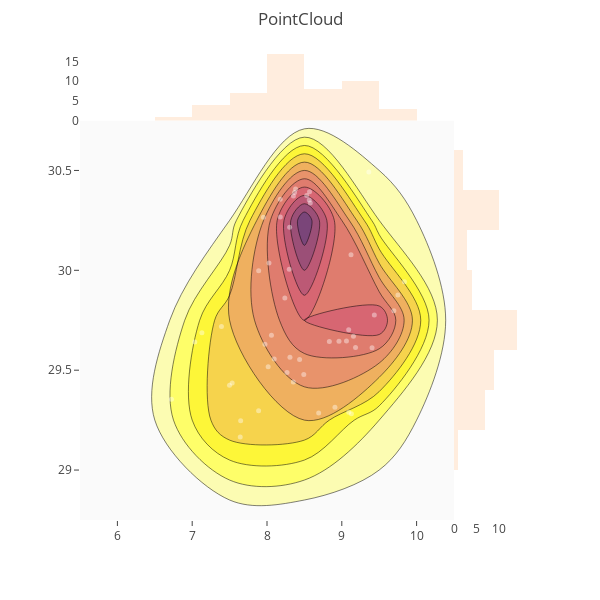
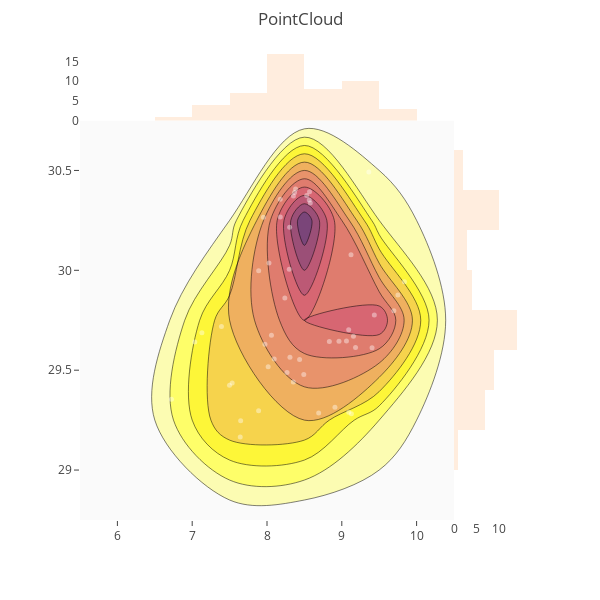
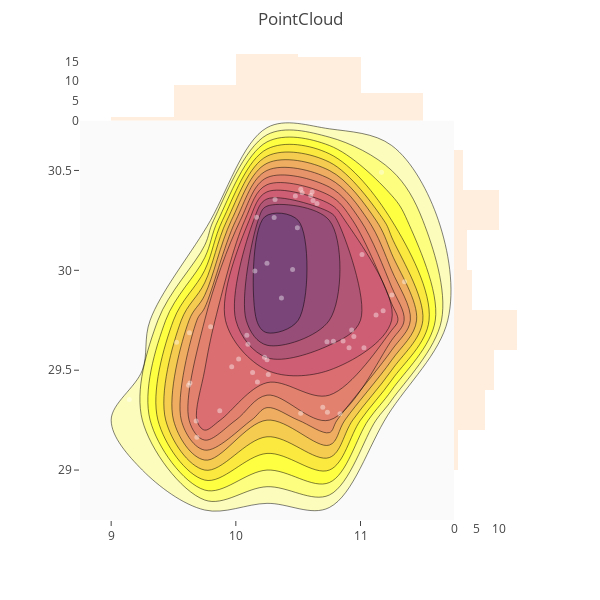
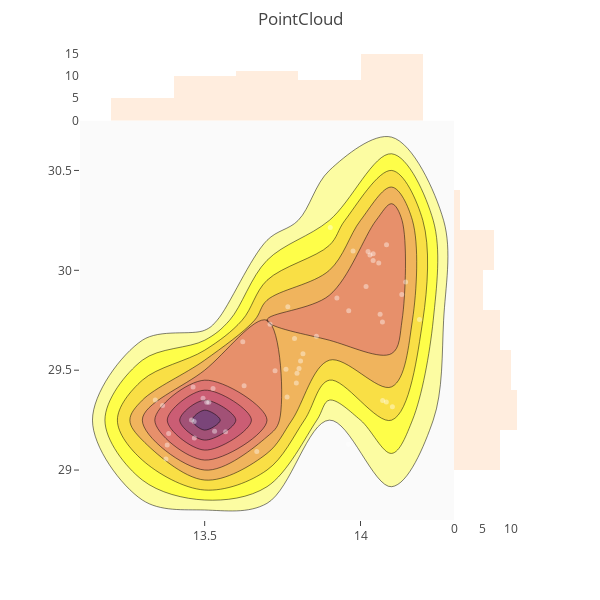

The notebook cell saved with these charts, in order:
### Code cell
file_dict['Arch_1_1']=open('/home/rakshith/Desktop/CHAOSCT/adver/arch1_waac.json')
file_dict['Arch_1_2']=open('/home/rakshith/Desktop/CHAOSCT/normal/quaninf_arch1_waac.json')
file_dict['Arch_1_3']=open('/home/rakshith/Desktop/CHAOSCT/quantrain/quantrain_arch1_waac.json')
for count in range(1,4):

    
    with (file_dict['Arch_1_'+str(count)]) as json_file: 
        
        data = json.load(json_file)
        psnr,bpp=[],[]
        new_bpp=[]
#         mean_x,mean_y=[]

        for p in data:
            psnr.append(p['psnr'])
            bpp.append(p['bpp'])
            
        for row in bpp:

            row[:]=([16 / x for x in row])
            
            new_bpp.append(row[:])

        i=0

        mean_x,mean_y=[],[]
       
        while(i<len(psnr)):
            x = new_bpp[i]
            y = psnr[i]
            img_name='PointCloud,A=1,L='+str(count)+',P='+str(i)

            colorscale = ['#7A4579', '#D56073', 'rgb(236,158,105)', (1, 1, 0.2), (0.98,0.98,0.98)]


            fig = ff.create_2d_density(
                x, y, colorscale=colorscale,
                title='PointCloud',
                hist_color='rgb(255, 237, 222)',point_color='rgb(255,255,255)', point_size=5

            )

            plotly.offline.iplot(fig )
            pio.write_image(fig, 'images/CHAOSCT/'+img_name+'.png')

            i=i+1
            
file_dict['Arch_2_1']=open('/home/rakshith/Desktop/CHAOSCT/adver/arch2_waac.json')
file_dict['Arch_2_2']=open('/home/rakshith/Desktop/CHAOSCT/normal/quaninf_arch2_waac.json')
file_dict['Arch_2_3']=open('/home/rakshith/Desktop/CHAOSCT/quantrain/quantrain_arch2_waac.json')
for count in range(1,4):

    
    with (file_dict['Arch_2_'+str(count)]) as json_file: 
        
        data = json.load(json_file)
        psnr,bpp=[],[]
        new_bpp=[]
#         mean_x,mean_y=[]

        for p in data:
            psnr.append(p['psnr'])
            bpp.append(p['bpp'])
            
        for row in bpp:

            row[:]=([16 / x for x in row])
            
            new_bpp.append(row[:])

        i=0

        mean_x,mean_y=[],[]
       
        while(i<len(psnr)):
            x = new_bpp[i]
            y = psnr[i]
            img_name='PointCloud,A=2,L='+str(count)+',P='+str(i)

            colorscale = ['#7A4579', '#D56073', 'rgb(236,158,105)', (1, 1, 0.2), (0.98,0.98,0.98)]


            fig = ff.create_2d_density(
                x, y, colorscale=colorscale,
                title='PointCloud',
                hist_color='rgb(255, 237, 222)',point_color='rgb(255,255,255)', point_size=5

            )

            plotly.offline.iplot(fig )
            pio.write_image(fig, 'images/CHAOSCT/'+img_name+'.png')

            i=i+1
            

            

file_dict['Arch_3_1']=open('/home/rakshith/Desktop/CHAOSCT/adver/arch3_waac.json')
file_dict['Arch_3_2']=open('/home/rakshith/Desktop/CHAOSCT/normal/quaninf_arch3_waac.json')
file_dict['Arch_3_3']=open('/home/rakshith/Desktop/CHAOSCT/quantrain/quantrain_arch3_waac.json')
for count in range(1,4):

    
    with (file_dict['Arch_3_'+str(count)]) as json_file: 
        
        data = json.load(json_file)
        psnr,bpp=[],[]
        new_bpp=[]
#         mean_x,mean_y=[]

        for p in data:
            psnr.append(p['psnr'])
            bpp.append(p['bpp'])
            
        for row in bpp:

            row[:]=([16 / x for x in row])
            
            new_bpp.append(row[:])

        i=0

        mean_x,mean_y=[],[]
       
        while(i<len(psnr)):
            x = new_bpp[i]
            y = psnr[i]
            img_name='PointCloud,A=3,L='+str(count)+',P='+str(i)

            colorscale = ['#7A4579', '#D56073', 'rgb(236,158,105)', (1, 1, 0.2), (0.98,0.98,0.98)]


            fig = ff.create_2d_density(
                x, y, colorscale=colorscale,
                title='PointCloud',
                hist_color='rgb(255, 237, 222)',point_color='rgb(255,255,255)', point_size=5

            )

            plotly.offline.iplot(fig )
            pio.write_image(fig, 'images/CHAOSCT/'+img_name+'.png')

            i=i+1
            

            

file_dict['Arch_4_1']=open('/home/rakshith/Desktop/CHAOSCT/adver/arch4_waac.json')
file_dict['Arch_4_2']=open('/home/rakshith/Desktop/CHAOSCT/normal/quaninf_arch4_waac.json')
file_dict['Arch_4_3']=open('/home/rakshith/Desktop/CHAOSCT/quantrain/quantrain_arch4_waac.json')
for count in range(1,4):

    
    with (file_dict['Arch_4_'+str(count)]) as json_file: 
        
        data = json.load(json_file)
        psnr,bpp=[],[]
        new_bpp=[]
#         mean_x,mean_y=[]

        for p in data:
            psnr.append(p['psnr'])
            bpp.append(p['bpp'])
            
        for row in bpp:

            row[:]=([16 / x for x in row])
            
            new_bpp.append(row[:])

        i=0

        mean_x,mean_y=[],[]
       
        while(i<len(psnr)):
            x = new_bpp[i]
            y = psnr[i]
            img_name='PointCloud,A=4,L='+str(count)+',P='+str(i)

            colorscale = ['#7A4579', '#D56073', 'rgb(236,158,105)', (1, 1, 0.2), (0.98,0.98,0.98)]


            fig = ff.create_2d_density(
                x, y, colorscale=colorscale,
                title='PointCloud',
                hist_color='rgb(255, 237, 222)',point_color='rgb(255,255,255)', point_size=5

            )

            plotly.offline.iplot(fig )
            pio.write_image(fig, 'images/CHAOSCT/'+img_name+'.png')

            i=i+1

### Figure 1 — Plotly figure (JSON) as saved in the notebook; plotly's stock layout.template omitted (floating-point values rounded to 4 significant figures)
{"data": [{"marker": {"color": "rgb(255, 255, 255)", "opacity": 0.4, "size": 5}, "mode": "markers", "name": "points", "type": "scatter", "uid": "9a0b4390-2ad8-402c-9f18-268612244de2", "x": [8.531, 9.092, 8.059, 8.097, 8.568, 8.016, 9.435, 8.369, 8.436, 9.156, 7.973, 8.268, 8.178, 8.027, 8.238, 9.128, 9.837, 8.492, 9.696, 7.889, 8.908, 7.13, 7.642, 7.648, 7.391, 8.382, 6.723, 8.353, 9.75, 9.361, 9.405, 8.962, 7.035, 8.565, 8.834, 8.352, 7.952, 8.302, 8.579, 9.123, 8.307, 9.062, 9.093, 7.499, 9.183, 7.888, 8.176, 7.534, 8.298, 8.691], "y": [30.37, 29.7, 29.68, 29.56, 30.39, 29.52, 29.78, 30.39, 29.55, 29.67, 29.63, 29.49, 30.27, 30.04, 29.86, 29.28, 29.94, 29.48, 29.8, 30.0, 29.32, 29.69, 29.17, 29.25, 29.72, 30.41, 29.35, 30.37, 29.88, 30.49, 29.61, 29.64, 29.64, 30.35, 29.64, 29.44, 30.27, 30.21, 30.34, 30.08, 29.57, 29.65, 29.29, 29.42, 29.61, 29.3, 30.36, 29.44, 30.01, 29.29]}, {"colorscale": [[0, "rgb(122, 69, 121)"], [0.25, "rgb(213, 96, 115)"], [0.5, "rgb(236, 158, 105)"], [0.75, "rgb(255, 255, 51)"], [1, "rgb(250, 250, 250)"]], "name": "density", "ncontours": 20, "reversescale": true, "showscale": false, "type": "histogram2dcontour", "uid": "ddc92b98-4fd5-436e-8323-30ac91fa706f", "x": [8.531, 9.092, 8.059, 8.097, 8.568, 8.016, 9.435, 8.369, 8.436, 9.156, 7.973, 8.268, 8.178, 8.027, 8.238, 9.128, 9.837, 8.492, 9.696, 7.889, 8.908, 7.13, 7.642, 7.648, 7.391, 8.382, 6.723, 8.353, 9.75, 9.361, 9.405, 8.962, 7.035, 8.565, 8.834, 8.352, 7.952, 8.302, 8.579, 9.123, 8.307, 9.062, 9.093, 7.499, 9.183, 7.888, 8.176, 7.534, 8.298, 8.691], "y": [30.37, 29.7, 29.68, 29.56, 30.39, 29.52, 29.78, 30.39, 29.55, 29.67, 29.63, 29.49, 30.27, 30.04, 29.86, 29.28, 29.94, 29.48, 29.8, 30.0, 29.32, 29.69, 29.17, 29.25, 29.72, 30.41, 29.35, 30.37, 29.88, 30.49, 29.61, 29.64, 29.64, 30.35, 29.64, 29.44, 30.27, 30.21, 30.34, 30.08, 29.57, 29.65, 29.29, 29.42, 29.61, 29.3, 30.36, 29.44, 30.01, 29.29]}, {"marker": {"color": "rgb(255, 237, 222)"}, "name": "x density", "type": "histogram", "uid": "e8555d6d-f67e-47d7-8f14-f712daa1d942", "x": [8.531, 9.092, 8.059, 8.097, 8.568, 8.016, 9.435, 8.369, 8.436, 9.156, 7.973, 8.268, 8.178, 8.027, 8.238, 9.128, 9.837, 8.492, 9.696, 7.889, 8.908, 7.13, 7.642, 7.648, 7.391, 8.382, 6.723, 8.353, 9.75, 9.361, 9.405, 8.962, 7.035, 8.565, 8.834, 8.352, 7.952, 8.302, 8.579, 9.123, 8.307, 9.062, 9.093, 7.499, 9.183, 7.888, 8.176, 7.534, 8.298, 8.691], "yaxis": "y2"}, {"marker": {"color": "rgb(255, 237, 222)"}, "name": "y density", "type": "histogram", "uid": "fadb08b7-588a-41d9-88ee-88811d884282", "xaxis": "x2", "y": [30.37, 29.7, 29.68, 29.56, 30.39, 29.52, 29.78, 30.39, 29.55, 29.67, 29.63, 29.49, 30.27, 30.04, 29.86, 29.28, 29.94, 29.48, 29.8, 30.0, 29.32, 29.69, 29.17, 29.25, 29.72, 30.41, 29.35, 30.37, 29.88, 30.49, 29.61, 29.64, 29.64, 30.35, 29.64, 29.44, 30.27, 30.21, 30.34, 30.08, 29.57, 29.65, 29.29, 29.42, 29.61, 29.3, 30.36, 29.44, 30.01, 29.29]}], "layout": {"autosize": false, "bargap": 0, "height": 600, "hovermode": "closest", "margin": {"t": 50}, "showlegend": false, "title": {"text": "PointCloud"}, "width": 600, "xaxis": {"domain": [0, 0.85], "showgrid": false, "zeroline": false}, "xaxis2": {"domain": [0.85, 1], "showgrid": false, "zeroline": false}, "yaxis": {"domain": [0, 0.85], "showgrid": false, "zeroline": false}, "yaxis2": {"domain": [0.85, 1], "showgrid": false, "zeroline": false}}}

### Figure 2 — Plotly figure (JSON) as saved in the notebook; plotly's stock layout.template omitted (floating-point values rounded to 4 significant figures)
{"data": [{"marker": {"color": "rgb(255, 255, 255)", "opacity": 0.4, "size": 5}, "mode": "markers", "name": "points", "type": "scatter", "uid": "074daef1-4fa0-416a-8a53-d8399a1e55fc", "x": [8.531, 9.092, 8.059, 8.097, 8.568, 8.016, 9.435, 8.369, 8.436, 9.156, 7.973, 8.268, 8.178, 8.027, 8.238, 9.128, 9.837, 8.492, 9.696, 7.889, 8.908, 7.13, 7.642, 7.648, 7.391, 8.382, 6.723, 8.353, 9.75, 9.361, 9.405, 8.962, 7.035, 8.565, 8.834, 8.352, 7.952, 8.302, 8.579, 9.123, 8.307, 9.062, 9.093, 7.499, 9.183, 7.888, 8.176, 7.534, 8.298, 8.691], "y": [30.37, 29.7, 29.68, 29.56, 30.39, 29.52, 29.78, 30.39, 29.55, 29.67, 29.63, 29.49, 30.27, 30.04, 29.86, 29.28, 29.94, 29.48, 29.8, 30.0, 29.32, 29.69, 29.17, 29.25, 29.72, 30.41, 29.35, 30.37, 29.88, 30.49, 29.61, 29.64, 29.64, 30.35, 29.64, 29.44, 30.27, 30.21, 30.34, 30.08, 29.57, 29.65, 29.29, 29.42, 29.61, 29.3, 30.36, 29.44, 30.01, 29.29]}, {"colorscale": [[0, "rgb(122, 69, 121)"], [0.25, "rgb(213, 96, 115)"], [0.5, "rgb(236, 158, 105)"], [0.75, "rgb(255, 255, 51)"], [1, "rgb(250, 250, 250)"]], "name": "density", "ncontours": 20, "reversescale": true, "showscale": false, "type": "histogram2dcontour", "uid": "59c22c39-1959-4796-a325-e97ebf12cb79", "x": [8.531, 9.092, 8.059, 8.097, 8.568, 8.016, 9.435, 8.369, 8.436, 9.156, 7.973, 8.268, 8.178, 8.027, 8.238, 9.128, 9.837, 8.492, 9.696, 7.889, 8.908, 7.13, 7.642, 7.648, 7.391, 8.382, 6.723, 8.353, 9.75, 9.361, 9.405, 8.962, 7.035, 8.565, 8.834, 8.352, 7.952, 8.302, 8.579, 9.123, 8.307, 9.062, 9.093, 7.499, 9.183, 7.888, 8.176, 7.534, 8.298, 8.691], "y": [30.37, 29.7, 29.68, 29.56, 30.39, 29.52, 29.78, 30.39, 29.55, 29.67, 29.63, 29.49, 30.27, 30.04, 29.86, 29.28, 29.94, 29.48, 29.8, 30.0, 29.32, 29.69, 29.17, 29.25, 29.72, 30.41, 29.35, 30.37, 29.88, 30.49, 29.61, 29.64, 29.64, 30.35, 29.64, 29.44, 30.27, 30.21, 30.34, 30.08, 29.57, 29.65, 29.29, 29.42, 29.61, 29.3, 30.36, 29.44, 30.01, 29.29]}, {"marker": {"color": "rgb(255, 237, 222)"}, "name": "x density", "type": "histogram", "uid": "68d66ffb-edbe-4196-aff8-c1f3ec89e08d", "x": [8.531, 9.092, 8.059, 8.097, 8.568, 8.016, 9.435, 8.369, 8.436, 9.156, 7.973, 8.268, 8.178, 8.027, 8.238, 9.128, 9.837, 8.492, 9.696, 7.889, 8.908, 7.13, 7.642, 7.648, 7.391, 8.382, 6.723, 8.353, 9.75, 9.361, 9.405, 8.962, 7.035, 8.565, 8.834, 8.352, 7.952, 8.302, 8.579, 9.123, 8.307, 9.062, 9.093, 7.499, 9.183, 7.888, 8.176, 7.534, 8.298, 8.691], "yaxis": "y2"}, {"marker": {"color": "rgb(255, 237, 222)"}, "name": "y density", "type": "histogram", "uid": "4afc35d0-4e46-44dc-a920-7c392a708a8a", "xaxis": "x2", "y": [30.37, 29.7, 29.68, 29.56, 30.39, 29.52, 29.78, 30.39, 29.55, 29.67, 29.63, 29.49, 30.27, 30.04, 29.86, 29.28, 29.94, 29.48, 29.8, 30.0, 29.32, 29.69, 29.17, 29.25, 29.72, 30.41, 29.35, 30.37, 29.88, 30.49, 29.61, 29.64, 29.64, 30.35, 29.64, 29.44, 30.27, 30.21, 30.34, 30.08, 29.57, 29.65, 29.29, 29.42, 29.61, 29.3, 30.36, 29.44, 30.01, 29.29]}], "layout": {"autosize": false, "bargap": 0, "height": 600, "hovermode": "closest", "margin": {"t": 50}, "showlegend": false, "title": {"text": "PointCloud"}, "width": 600, "xaxis": {"domain": [0, 0.85], "showgrid": false, "zeroline": false}, "xaxis2": {"domain": [0.85, 1], "showgrid": false, "zeroline": false}, "yaxis": {"domain": [0, 0.85], "showgrid": false, "zeroline": false}, "yaxis2": {"domain": [0.85, 1], "showgrid": false, "zeroline": false}}}

### Figure 3 — Plotly figure (JSON) as saved in the notebook; plotly's stock layout.template omitted (floating-point values rounded to 4 significant figures)
{"data": [{"marker": {"color": "rgb(255, 255, 255)", "opacity": 0.4, "size": 5}, "mode": "markers", "name": "points", "type": "scatter", "uid": "bc28187f-b0e6-40c8-ab36-f533eea865fe", "x": [10.6, 10.93, 10.09, 10.02, 10.61, 9.967, 11.12, 10.53, 10.25, 10.95, 10.1, 10.13, 10.31, 10.25, 10.37, 10.84, 11.35, 10.26, 11.18, 10.15, 10.7, 9.628, 9.687, 9.682, 9.798, 10.52, 9.145, 10.48, 11.25, 11.17, 11.03, 10.78, 9.525, 10.62, 10.73, 10.17, 10.17, 10.49, 10.65, 11.01, 10.23, 10.86, 10.73, 9.621, 10.91, 9.871, 10.31, 9.632, 10.46, 10.52], "y": [30.37, 29.7, 29.67, 29.56, 30.39, 29.52, 29.78, 30.39, 29.55, 29.67, 29.63, 29.49, 30.26, 30.04, 29.86, 29.28, 29.94, 29.48, 29.8, 30.0, 29.32, 29.69, 29.16, 29.25, 29.72, 30.41, 29.35, 30.37, 29.88, 30.49, 29.61, 29.64, 29.64, 30.35, 29.64, 29.44, 30.27, 30.21, 30.34, 30.08, 29.56, 29.65, 29.29, 29.42, 29.61, 29.3, 30.35, 29.44, 30.0, 29.28]}, {"colorscale": [[0, "rgb(122, 69, 121)"], [0.25, "rgb(213, 96, 115)"], [0.5, "rgb(236, 158, 105)"], [0.75, "rgb(255, 255, 51)"], [1, "rgb(250, 250, 250)"]], "name": "density", "ncontours": 20, "reversescale": true, "showscale": false, "type": "histogram2dcontour", "uid": "8994cf70-5b4e-428f-b3f7-f3d6792d1fd9", "x": [10.6, 10.93, 10.09, 10.02, 10.61, 9.967, 11.12, 10.53, 10.25, 10.95, 10.1, 10.13, 10.31, 10.25, 10.37, 10.84, 11.35, 10.26, 11.18, 10.15, 10.7, 9.628, 9.687, 9.682, 9.798, 10.52, 9.145, 10.48, 11.25, 11.17, 11.03, 10.78, 9.525, 10.62, 10.73, 10.17, 10.17, 10.49, 10.65, 11.01, 10.23, 10.86, 10.73, 9.621, 10.91, 9.871, 10.31, 9.632, 10.46, 10.52], "y": [30.37, 29.7, 29.67, 29.56, 30.39, 29.52, 29.78, 30.39, 29.55, 29.67, 29.63, 29.49, 30.26, 30.04, 29.86, 29.28, 29.94, 29.48, 29.8, 30.0, 29.32, 29.69, 29.16, 29.25, 29.72, 30.41, 29.35, 30.37, 29.88, 30.49, 29.61, 29.64, 29.64, 30.35, 29.64, 29.44, 30.27, 30.21, 30.34, 30.08, 29.56, 29.65, 29.29, 29.42, 29.61, 29.3, 30.35, 29.44, 30.0, 29.28]}, {"marker": {"color": "rgb(255, 237, 222)"}, "name": "x density", "type": "histogram", "uid": "43a33b42-ef3d-477b-ba5a-e6620140342d", "x": [10.6, 10.93, 10.09, 10.02, 10.61, 9.967, 11.12, 10.53, 10.25, 10.95, 10.1, 10.13, 10.31, 10.25, 10.37, 10.84, 11.35, 10.26, 11.18, 10.15, 10.7, 9.628, 9.687, 9.682, 9.798, 10.52, 9.145, 10.48, 11.25, 11.17, 11.03, 10.78, 9.525, 10.62, 10.73, 10.17, 10.17, 10.49, 10.65, 11.01, 10.23, 10.86, 10.73, 9.621, 10.91, 9.871, 10.31, 9.632, 10.46, 10.52], "yaxis": "y2"}, {"marker": {"color": "rgb(255, 237, 222)"}, "name": "y density", "type": "histogram", "uid": "74a974c6-6286-4233-90a6-753e21bc5cb5", "xaxis": "x2", "y": [30.37, 29.7, 29.67, 29.56, 30.39, 29.52, 29.78, 30.39, 29.55, 29.67, 29.63, 29.49, 30.26, 30.04, 29.86, 29.28, 29.94, 29.48, 29.8, 30.0, 29.32, 29.69, 29.16, 29.25, 29.72, 30.41, 29.35, 30.37, 29.88, 30.49, 29.61, 29.64, 29.64, 30.35, 29.64, 29.44, 30.27, 30.21, 30.34, 30.08, 29.56, 29.65, 29.29, 29.42, 29.61, 29.3, 30.35, 29.44, 30.0, 29.28]}], "layout": {"autosize": false, "bargap": 0, "height": 600, "hovermode": "closest", "margin": {"t": 50}, "showlegend": false, "title": {"text": "PointCloud"}, "width": 600, "xaxis": {"domain": [0, 0.85], "showgrid": false, "zeroline": false}, "xaxis2": {"domain": [0.85, 1], "showgrid": false, "zeroline": false}, "yaxis": {"domain": [0, 0.85], "showgrid": false, "zeroline": false}, "yaxis2": {"domain": [0.85, 1], "showgrid": false, "zeroline": false}}}

### Figure 4 — Plotly figure (JSON) as saved in the notebook; plotly's stock layout.template omitted (floating-point values rounded to 4 significant figures)
{"data": [{"marker": {"color": "rgb(255, 255, 255)", "opacity": 0.4, "size": 5}, "mode": "markers", "name": "points", "type": "scatter", "uid": "c2ef7a11-dea2-4949-910e-5def41c915bf", "x": [14.08, 13.82, 13.76, 13.49, 14.03, 13.51, 13.79, 14.04, 13.46, 13.81, 13.63, 13.51, 14.13, 14.06, 13.86, 13.53, 13.77, 13.34, 13.62, 14.07, 13.57, 14.08, 13.38, 13.38, 14.1, 14.02, 13.96, 14.06, 13.71, 13.9, 13.73, 13.8, 14.07, 14.04, 13.79, 13.36, 14.19, 14.02, 13.98, 13.92, 13.53, 13.8, 13.47, 13.47, 13.76, 13.38, 14.14, 13.46, 13.96, 13.67], "y": [30.13, 29.58, 29.37, 29.36, 30.08, 29.34, 29.66, 30.08, 29.42, 29.55, 29.42, 29.34, 29.88, 29.78, 29.67, 29.19, 29.82, 29.35, 29.64, 29.74, 29.19, 29.34, 29.06, 29.13, 29.32, 30.09, 29.13, 30.04, 29.73, 30.21, 29.5, 29.48, 29.35, 30.05, 29.44, 29.32, 29.75, 29.92, 30.1, 29.86, 29.41, 29.51, 29.16, 29.24, 29.51, 29.18, 29.94, 29.25, 29.8, 29.09]}, {"colorscale": [[0, "rgb(122, 69, 121)"], [0.25, "rgb(213, 96, 115)"], [0.5, "rgb(236, 158, 105)"], [0.75, "rgb(255, 255, 51)"], [1, "rgb(250, 250, 250)"]], "name": "density", "ncontours": 20, "reversescale": true, "showscale": false, "type": "histogram2dcontour", "uid": "590fcd28-8ac7-431d-a41d-d2eda22622b8", "x": [14.08, 13.82, 13.76, 13.49, 14.03, 13.51, 13.79, 14.04, 13.46, 13.81, 13.63, 13.51, 14.13, 14.06, 13.86, 13.53, 13.77, 13.34, 13.62, 14.07, 13.57, 14.08, 13.38, 13.38, 14.1, 14.02, 13.96, 14.06, 13.71, 13.9, 13.73, 13.8, 14.07, 14.04, 13.79, 13.36, 14.19, 14.02, 13.98, 13.92, 13.53, 13.8, 13.47, 13.47, 13.76, 13.38, 14.14, 13.46, 13.96, 13.67], "y": [30.13, 29.58, 29.37, 29.36, 30.08, 29.34, 29.66, 30.08, 29.42, 29.55, 29.42, 29.34, 29.88, 29.78, 29.67, 29.19, 29.82, 29.35, 29.64, 29.74, 29.19, 29.34, 29.06, 29.13, 29.32, 30.09, 29.13, 30.04, 29.73, 30.21, 29.5, 29.48, 29.35, 30.05, 29.44, 29.32, 29.75, 29.92, 30.1, 29.86, 29.41, 29.51, 29.16, 29.24, 29.51, 29.18, 29.94, 29.25, 29.8, 29.09]}, {"marker": {"color": "rgb(255, 237, 222)"}, "name": "x density", "type": "histogram", "uid": "30e60497-59dc-45c1-86e4-c0dd77889ed2", "x": [14.08, 13.82, 13.76, 13.49, 14.03, 13.51, 13.79, 14.04, 13.46, 13.81, 13.63, 13.51, 14.13, 14.06, 13.86, 13.53, 13.77, 13.34, 13.62, 14.07, 13.57, 14.08, 13.38, 13.38, 14.1, 14.02, 13.96, 14.06, 13.71, 13.9, 13.73, 13.8, 14.07, 14.04, 13.79, 13.36, 14.19, 14.02, 13.98, 13.92, 13.53, 13.8, 13.47, 13.47, 13.76, 13.38, 14.14, 13.46, 13.96, 13.67], "yaxis": "y2"}, {"marker": {"color": "rgb(255, 237, 222)"}, "name": "y density", "type": "histogram", "uid": "4d0abba2-dbde-4413-b10f-98487f618dc8", "xaxis": "x2", "y": [30.13, 29.58, 29.37, 29.36, 30.08, 29.34, 29.66, 30.08, 29.42, 29.55, 29.42, 29.34, 29.88, 29.78, 29.67, 29.19, 29.82, 29.35, 29.64, 29.74, 29.19, 29.34, 29.06, 29.13, 29.32, 30.09, 29.13, 30.04, 29.73, 30.21, 29.5, 29.48, 29.35, 30.05, 29.44, 29.32, 29.75, 29.92, 30.1, 29.86, 29.41, 29.51, 29.16, 29.24, 29.51, 29.18, 29.94, 29.25, 29.8, 29.09]}], "layout": {"autosize": false, "bargap": 0, "height": 600, "hovermode": "closest", "margin": {"t": 50}, "showlegend": false, "title": {"text": "PointCloud"}, "width": 600, "xaxis": {"domain": [0, 0.85], "showgrid": false, "zeroline": false}, "xaxis2": {"domain": [0.85, 1], "showgrid": false, "zeroline": false}, "yaxis": {"domain": [0, 0.85], "showgrid": false, "zeroline": false}, "yaxis2": {"domain": [0.85, 1], "showgrid": false, "zeroline": false}}}
